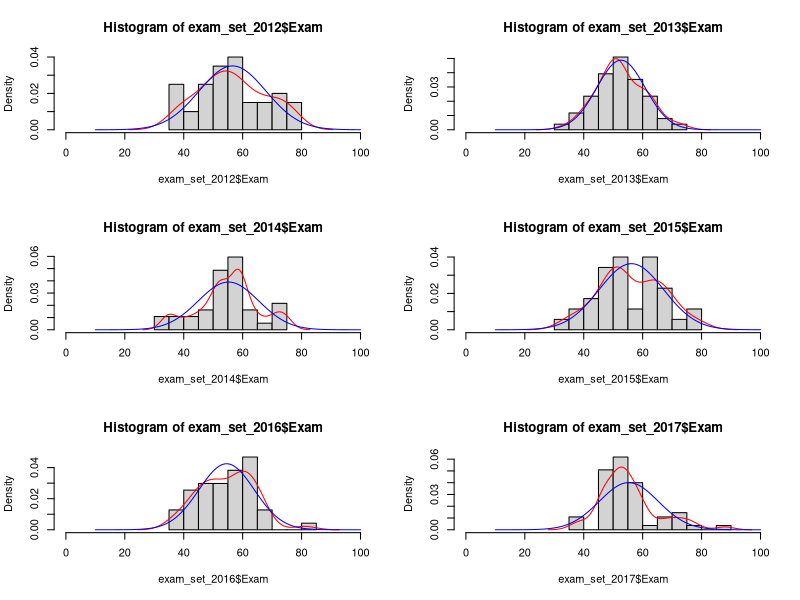
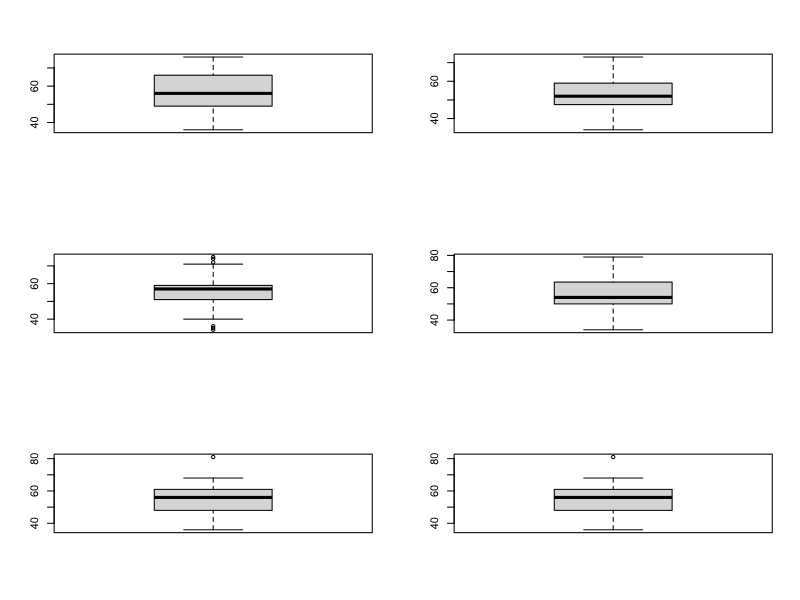
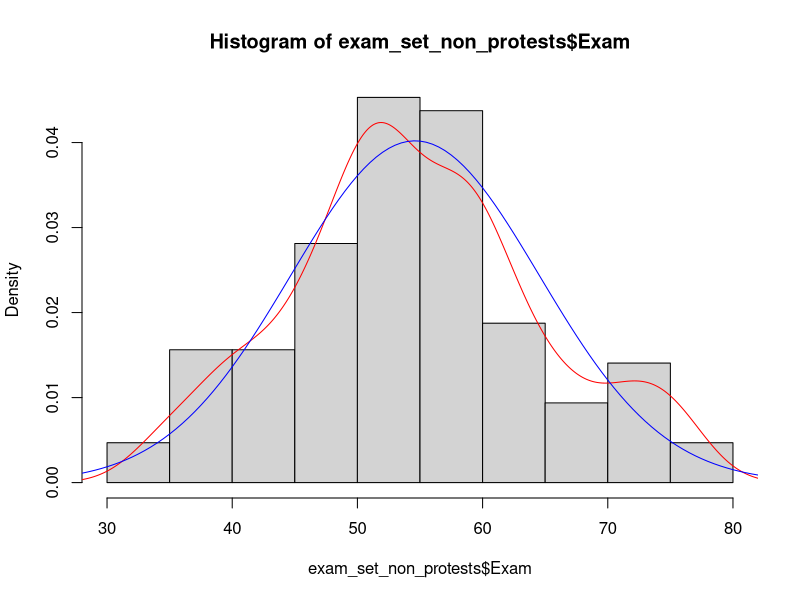
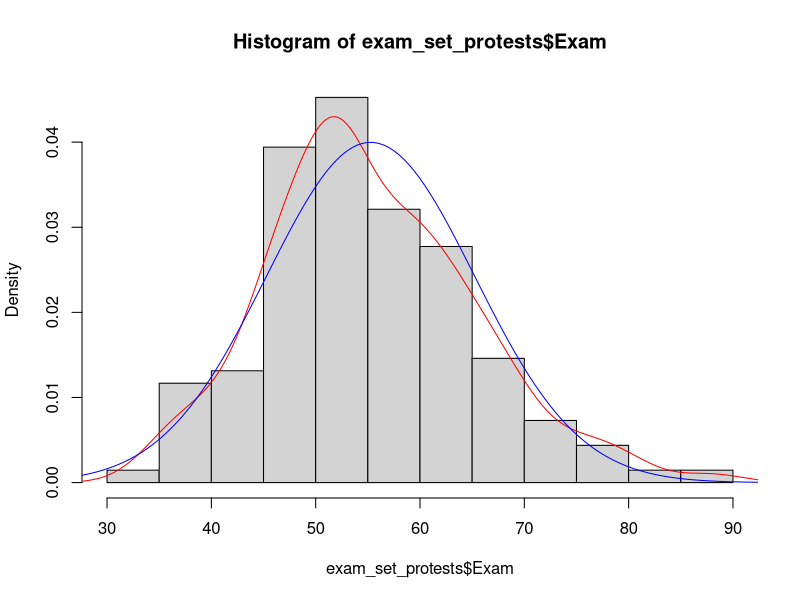
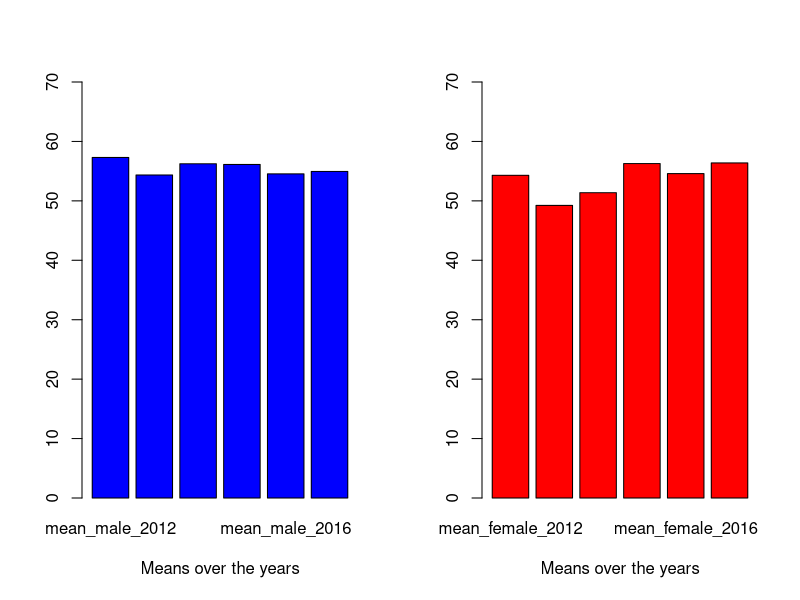
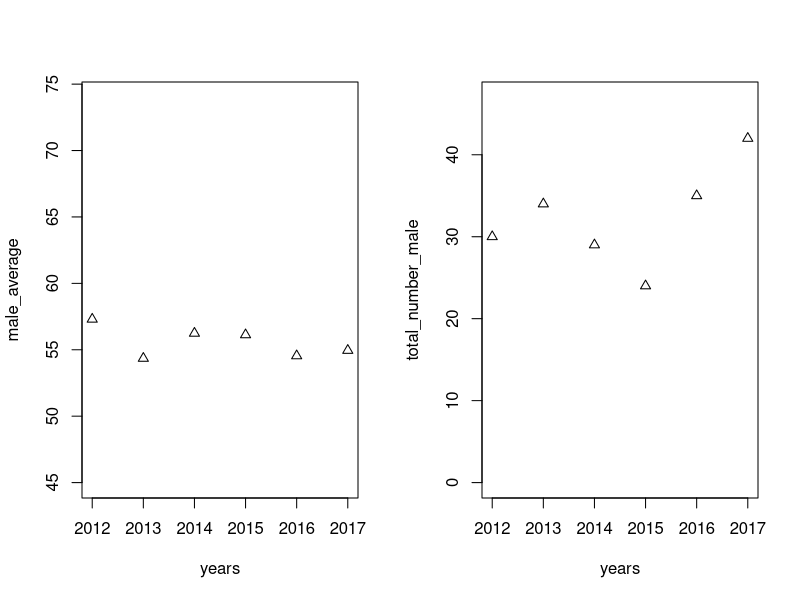
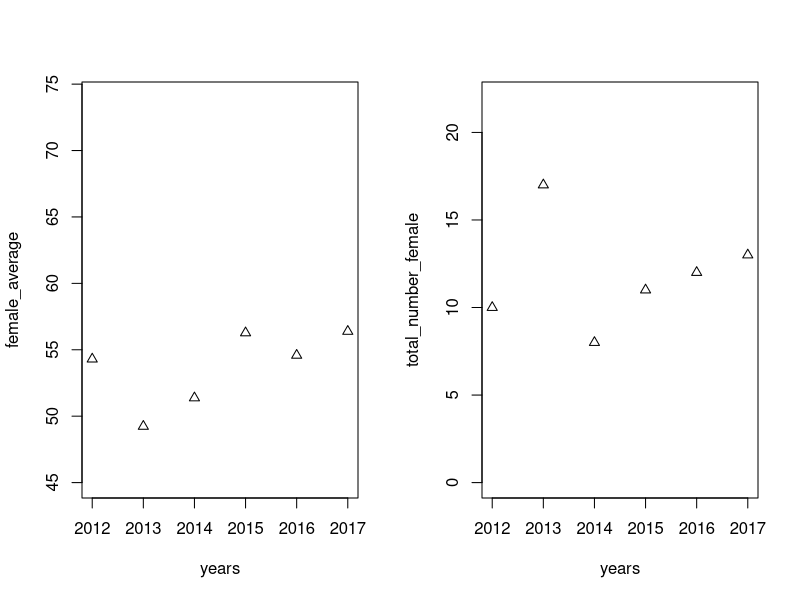
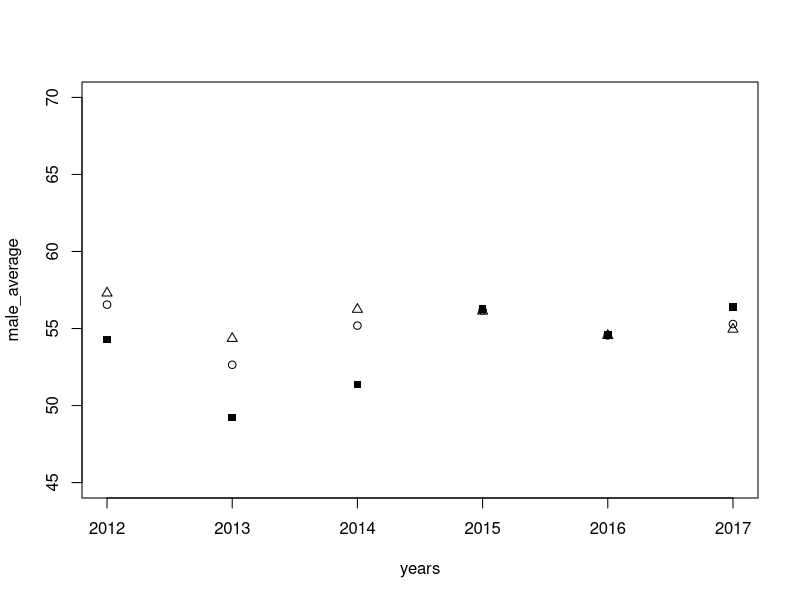

Generate these figures, in order, with R:
rm(list = ls())

BUS4027W_data=read.csv("BUS4027W.xlsx", header = TRUE, sep = ";" )

#need to remove the NA observations
BUS4027W_data<-na.omit(BUS4027W_data)
attach(BUS4027W_data)

ID = BUS4027W_data[2]
exam_set = cbind(BUS4027W_data[1],BUS4027W_data[2], BUS4027W_data[4])

#creating the datasets for exam results
exam_set_2012 = exam_set[which(exam_set$RegAcadYear=="2012"),][-1]
exam_set_2013 = exam_set[which(exam_set$RegAcadYear=="2013"),][-1]
exam_set_2014 = exam_set[which(exam_set$RegAcadYear=="2014"),][-1]
exam_set_2015 = exam_set[which(exam_set$RegAcadYear=="2015"),][-1]
exam_set_2016 = exam_set[which(exam_set$RegAcadYear=="2016"),][-1]
exam_set_2017 = exam_set[which(exam_set$RegAcadYear=="2017"),][-1]

exam_set_non_protests = rbind(exam_set_2012, exam_set_2013, exam_set_2014)
exam_set_protests = rbind(exam_set_2015,exam_set_2016,exam_set_2017)

#plotting the histograms with curves fitted above it
par(mfrow=c(3,2))

hist(exam_set_2012$Exam,freq = FALSE, breaks = 10,xlim=c(0,100))
lines(density(exam_set_2012$Exam), col="red")
lines(seq(10, 100, by=.5), dnorm(seq(10, 100, by=.5),mean(exam_set_2012$Exam), sd(exam_set_2012$Exam)), col="blue")

hist(exam_set_2013$Exam,freq = FALSE, breaks = 10,xlim=c(0,100))
lines(density(exam_set_2013$Exam), col="red")
lines(seq(10, 100, by=.5), dnorm(seq(10, 100, by=.5),mean(exam_set_2013$Exam), sd(exam_set_2013$Exam)), col="blue")

hist(exam_set_2014$Exam,freq = FALSE, breaks = 10,xlim=c(0,100))
lines(density(exam_set_2014$Exam), col="red")
lines(seq(10, 100, by=.5), dnorm(seq(10, 100, by=.5),mean(exam_set_2014$Exam), sd(exam_set_2014$Exam)), col="blue")

hist(exam_set_2015$Exam,freq = FALSE, breaks = 10,xlim=c(0,100))
lines(density(exam_set_2015$Exam), col="red")
lines(seq(10, 100, by=.5), dnorm(seq(10, 100, by=.5),mean(exam_set_2015$Exam), sd(exam_set_2015$Exam)), col="blue")

hist(exam_set_2016$Exam,freq = FALSE, breaks = 10,xlim=c(0,100))
lines(density(exam_set_2016$Exam), col="red")
lines(seq(10, 100, by=.5), dnorm(seq(10, 100, by=.5),mean(exam_set_2016$Exam), sd(exam_set_2016$Exam)), col="blue")

hist(exam_set_2017$Exam,freq = FALSE, breaks = 10,xlim=c(0,100))
lines(density(exam_set_2017$Exam), col="red")
lines(seq(10, 100, by=.5), dnorm(seq(10, 100, by=.5),mean(exam_set_2017$Exam), sd(exam_set_2017$Exam)), col="blue")

boxplot(exam_set_2012$Exam)
boxplot(exam_set_2013$Exam)
boxplot(exam_set_2014$Exam)
boxplot(exam_set_2015$Exam)
boxplot(exam_set_2016$Exam)
boxplot(exam_set_2016$Exam)

par(mfrow=c(1,1))
hist(exam_set_non_protests$Exam,freq = FALSE, breaks = 10)
lines(density(exam_set_non_protests$Exam), col="red")
lines(seq(-40, 400, by=.5), dnorm(seq(-40, 400, by=.5),mean(exam_set_non_protests$Exam), sd(exam_set_non_protests$Exam)), col="blue")

hist(exam_set_protests$Exam,freq = FALSE, breaks = 10)
lines(density(exam_set_protests$Exam), col="red")
lines(seq(-40, 400, by=.5), dnorm(seq(-40, 400, by=.5),mean(exam_set_protests$Exam), sd(exam_set_protests$Exam)), col="blue")

#testing for normallity 
shapiro.test(exam_set_2012$Exam) #p is low, reject normality
ks.test((exam_set_2012$Exam - mean(exam_set_2012$Exam))/sd(exam_set_2012$Exam), 
        "pnorm") #KS says normal

shapiro.test(exam_set_2013$Exam) #p=0.24, accept normality
ks.test((exam_set_2013$Exam - mean(exam_set_2013$Exam))/sd(exam_set_2013$Exam),
        "pnorm") #p=0.6074

shapiro.test(exam_set_2014$Exam) #p=0.69, accept normality
ks.test((exam_set_2014$Exam - mean(exam_set_2014$Exam))/sd(exam_set_2014$Exam), 
        "pnorm") #p=0.9143

shapiro.test(exam_set_2015$Exam) 
ks.test((exam_set_2015$Exam - mean(exam_set_2015$Exam))/sd(exam_set_2015$Exam), 
        "pnorm")

shapiro.test(exam_set_2016$Exam)
ks.test((exam_set_2016$Exam - mean(exam_set_2016$Exam))/sd(exam_set_2016$Exam), "pnorm")

shapiro.test(exam_set_2017$Exam)
ks.test((exam_set_2017$Exam - mean(exam_set_2017$Exam))/sd(exam_set_2017$Exam), "pnorm")

shapiro.test(exam_set_non_protests$Exam)
ks.test((exam_set_non_protests$Exam - mean(exam_set_non_protests$Exam))/sd(exam_set_non_protests$Exam), "pnorm")

shapiro.test(exam_set_protests$Exam)
ks.test((exam_set_protests$Exam - mean(exam_set_protests$Exam))/sd(exam_set_protests$Exam), "pnorm")
# ks.test(exam_set_protests$Exam.Mark,exam_set_non_protests$Exam.Mark) #shows same distribution


#f the p-value is greater than the chosen alpha level, 
#then the null hypothesis that the data came from a normally distributed population can not be rejected
#seems that all are normally dbn except 2012 (and the protest data)

#comparing exam results of different years

#finding the means and sd
mean2012 = mean(exam_set_2012$Exam)
mean2013 = mean(exam_set_2013$Exam)
mean2014 = mean(exam_set_2014$Exam)
mean2015 = mean(exam_set_2015$Exam)
mean2016 = mean(exam_set_2016$Exam)
mean2017 = mean(exam_set_2017$Exam)
mean_non_protests = mean(exam_set_non_protests$Exam)
mean_protests = mean(exam_set_protests$Exam)

sd2012 = sd(exam_set_2012$Exam)
sd2013 = sd(exam_set_2013$Exam)
sd2014 = sd(exam_set_2014$Exam)
sd2015 = sd(exam_set_2015$Exam)
sd2016 = sd(exam_set_2016$Exam)
sd2017 = sd(exam_set_2017$Exam)
sd_non_protests =  sd(exam_set_non_protests$Exam)
sd_protests =  sd(exam_set_protests$Exam)

n1=length(exam_set_protests$Exam)-1 #these are the length less one
n2=length(exam_set_non_protests$Exam)-1

#######
#need to do non-parametic since non-protest is not normally dist
var.test(exam_set_protests$Exam,exam_set_non_protests$Exam, alternative = "two.sided")

F_non_protests_to_protests = (sd_protests^2)/(sd_non_protests^2)
F_test_stat_.1 =  qf(.95, df1=n1, df2=n2)
F_test_stat_.05 =  qf(.975, df1=n1, df2=n2)
F_test_stat_.01 =  qf(.995, df1=n1, df2=n2) #we can see that same variance at the 5% level but not at the 10%

#use function t.test, if the variance is not equal, change the arg "var.equal=FALSE"
t.test(exam_set_protests$Exam,exam_set_non_protests$Exam, alternative = "two.sided",var.equal = TRUE)

pulled_var = ((n1*sd_protests^2)+(n2*sd_non_protests^2))/(n1+n2)
pulled_sd = sqrt(pulled_var)
t_stat = (mean_non_protests-mean_protests)/(pulled_sd*sqrt((1/n1) + (1/n2)))
T_test_stat_.1 = qt(0.95, df= n1+n2)
T_test_stat_.05 = qt(0.975, df= n1+n2)
T_test_stat_.01 = qt(0.995, df= n1+n2) #there is no difference between the overall marks from protest years to non-protest years F and T tests, but data is not normal
#######

exam_set2 = cbind(BUS4027W_data[1],BUS4027W_data[2], BUS4027W_data[4],BUS4027W_data[5] ,BUS4027W_data[7], BUS4027W_data[11], BUS4027W_data[12], BUS4027W_data[14])

##### creating the datasets for exam results for gender devision
exam_set2_2012 = exam_set2[which(exam_set2$RegAcadYear=="2012"),][-1][-1]
exam_set2_2013 = exam_set2[which(exam_set2$RegAcadYear=="2013"),][-1][-1]
exam_set2_2014 = exam_set2[which(exam_set2$RegAcadYear=="2014"),][-1][-1]
exam_set2_2015 = exam_set2[which(exam_set2$RegAcadYear=="2015"),][-1][-1]
exam_set2_2016 = exam_set2[which(exam_set2$RegAcadYear=="2016"),][-1][-1]
exam_set2_2017 = exam_set2[which(exam_set2$RegAcadYear=="2017"),][-1][-1]
#####

#finding the means
mean_male_2012 = mean(exam_set2_2012[which(exam_set2_2012$Gender =="M"),1])
mean_female_2012 = mean(exam_set2_2012[which(exam_set2_2012$Gender =="F"),1])
number_male_2012 = length(exam_set2_2012[which(exam_set2_2012$Gender=="M"),1])
number_female_2012 = length(exam_set2_2012[which(exam_set2_2012$Gender=="F"),1])
average_gender_2012 = cbind(mean_male_2012,mean_female_2012)

mean_male_2013 = mean(exam_set2_2013[which(exam_set2_2013$Gender =="M"),1])
mean_female_2013 = mean(exam_set2_2013[which(exam_set2_2013$Gender =="F"),1])
number_male_2013 = length(exam_set2_2013[which(exam_set2_2013$Gender=="M"),1])
number_female_2013 = length(exam_set2_2013[which(exam_set2_2013$Gender=="F"),1])
average_gender_2013 = cbind(mean_male_2013,mean_female_2013)

mean_male_2014 = mean(exam_set2_2014[which(exam_set2_2014$Gender =="M"),1])
mean_female_2014 = mean(exam_set2_2014[which(exam_set2_2014$Gender =="F"),1])
number_male_2014 = length(exam_set2_2014[which(exam_set2_2014$Gender=="M"),1])
number_female_2014 = length(exam_set2_2014[which(exam_set2_2014$Gender=="F"),1])
average_gender_2014 = cbind(mean_male_2014,mean_female_2014)

mean_male_2015 = mean(exam_set2_2015[which(exam_set2_2015$Gender =="M"),1])
mean_female_2015 = mean(exam_set2_2015[which(exam_set2_2015$Gender =="F"),1])
number_male_2015 = length(exam_set2_2015[which(exam_set2_2015$Gender=="M"),1])
number_female_2015 = length(exam_set2_2015[which(exam_set2_2015$Gender=="F"),1])
average_gender_2015 = cbind(mean_male_2015,mean_female_2015)

mean_male_2016 = mean(exam_set2_2016[which(exam_set2_2016$Gender =="M"),1])
mean_female_2016 = mean(exam_set2_2016[which(exam_set2_2016$Gender =="F"),1])
number_male_2016 = length(exam_set2_2016[which(exam_set2_2016$Gender=="M"),1])
number_female_2016 = length(exam_set2_2016[which(exam_set2_2016$Gender=="F"),1])
average_gender_2016 = cbind(mean_male_2016,mean_female_2016)

mean_male_2017 = mean(exam_set2_2017[which(exam_set2_2017$Gender =="M"),1])
mean_female_2017 = mean(exam_set2_2017[which(exam_set2_2017$Gender =="F"),1])
number_male_2017 = length(exam_set2_2017[which(exam_set2_2017$Gender=="M"),1])
number_female_2017 = length(exam_set2_2017[which(exam_set2_2017$Gender=="F"),1])
average_gender_2017 = cbind(mean_male_2017,mean_female_2017)

total_average = c(mean(exam_set2_2012$Exam),mean(exam_set2_2013$Exam),mean(exam_set2_2014$Exam),mean(exam_set2_2015$Exam),mean(exam_set2_2016$Exam),mean(exam_set2_2017$Exam))
male_average=c(mean_male_2012,mean_male_2013,mean_male_2014,mean_male_2015,mean_male_2016,mean_male_2017)
female_average=c(mean_female_2012,mean_female_2013,mean_female_2014,mean_female_2015,mean_female_2016,mean_female_2017)
total_number_male = c(number_male_2012,number_male_2013,number_male_2014,number_male_2015,number_male_2016,number_male_2017)
total_number_female = c(number_female_2012,number_female_2013,number_female_2014,number_female_2015,number_female_2016,number_female_2017)
years=c(2012,2013,2014,2015,2016,2017)

#plotting
par(mfrow=c(1,2))
barplot(cbind(mean_male_2012,mean_male_2013,mean_male_2014,mean_male_2015,mean_male_2016,mean_male_2017),width = 0.2,ylim = c(0,70),col = c("blue","red"), xlab = "Means over the years")
barplot(cbind(mean_female_2012,mean_female_2013,mean_female_2014,mean_female_2015,mean_female_2016,mean_female_2017),width = 0.2,ylim = c(0,70),col = c("red"), xlab = "Means over the years")

plot(male_average~years, type = "p",pch=2,ylim=c(45,74))
plot(total_number_male~years, type = "p",pch=2, ylim=c(0,max(total_number_male)+5))
plot(female_average~years, type = "p",pch=2,ylim=c(45,74))
plot(total_number_female~years, type = "p",pch=2, ylim=c(0,max(total_number_female)+5))

par(mfrow=c(1,1))
plot(male_average~years,type = "p",pch=2,ylim=c(45,70))
points(female_average~years,pch=15)
points(total_average~years)

#testing differences
male_marks_non_protests = c(exam_set2_2012[which(exam_set2_2012$Gender =="M"),1] ,exam_set2_2013[which(exam_set2_2013$Gender =="M"),1],exam_set2_2014[which(exam_set2_2014$Gender =="M"),1])
female_marks_non_protests = c(exam_set2_2012[which(exam_set2_2012$Gender =="F"),1] ,exam_set2_2013[which(exam_set2_2013$Gender =="F"),1],exam_set2_2014[which(exam_set2_2014$Gender =="F"),1])
male_marks_protests = c(exam_set2_2015[which(exam_set2_2015$Gender =="M"),1],exam_set2_2016[which(exam_set2_2016$Gender =="M"),1] ,exam_set2_2017[which(exam_set2_2017$Gender =="M"),1] )
female_marks_protests = c(exam_set2_2015[which(exam_set2_2015$Gender =="F"),1],exam_set2_2016[which(exam_set2_2016$Gender =="F"),1] ,exam_set2_2017[which(exam_set2_2017$Gender =="F"),1] )

par(mfrow=c(1,2))
hist(male_marks_non_protests,freq = FALSE, breaks = 10)
lines(density(male_marks_non_protests), col="red")
lines(seq(-40, 400, by=.5), dnorm(seq(-40, 400, by=.5),mean(male_marks_non_protests), sd(male_marks_non_protests)), col="blue")
shapiro.test(male_marks_non_protests)
ks.test((male_marks_non_protests - mean(male_marks_non_protests))/sd(male_marks_non_protests), "pnorm")

hist(male_marks_protests,freq = FALSE, breaks = 10)
lines(density(male_marks_protests), col="red")
lines(seq(-40, 400, by=.5), dnorm(seq(-40, 400, by=.5),mean(male_marks_protests), sd(male_marks_protests)), col="blue")
shapiro.test(male_marks_protests)
ks.test((male_marks_protests - mean(male_marks_protests))/sd(male_marks_protests), "pnorm")

hist(female_marks_non_protests,freq = FALSE, breaks = 10)
lines(density(female_marks_non_protests), col="red")
lines(seq(-40, 400, by=.5), dnorm(seq(-40, 400, by=.5),mean(female_marks_non_protests), sd(female_marks_non_protests)), col="blue")
shapiro.test(female_marks_non_protests)
ks.test((female_marks_non_protests - mean(female_marks_non_protests))/sd(female_marks_non_protests), "pnorm")

hist(female_marks_protests,freq = FALSE, breaks = 10)
lines(density(female_marks_protests), col="red")
lines(seq(-40, 400, by=.5), dnorm(seq(-40, 400, by=.5),mean(female_marks_protests), sd(female_marks_protests)), col="blue")
shapiro.test(female_marks_protests)
ks.test((female_marks_protests - mean(female_marks_protests))/sd(female_marks_protests), "pnorm")

male_mean_non_protests = mean(male_marks_non_protests)
male_mean_protests = mean(male_marks_protests)
female_mean_non_protests = mean(female_marks_non_protests)
female_mean_protests = mean(female_marks_protests)

male_sd_non_protests = sd(male_marks_non_protests)
male_sd_protests = sd(male_marks_protests)
female_sd_non_protests = sd(female_marks_non_protests)
female_sd_protests = sd(female_marks_protests)

#####
#Cannot conduct male mean test since non protest years are not normal dist
#male test

n1=length(male_marks_non_protests)-1
n2=length(male_marks_protests)-1

F_non_protests_to_protests = (male_sd_non_protests^2)/(male_sd_protests^2)
F_test_stat_.1 =  qf(.95, df1=n1, df2=n2)
F_test_stat_.05 =  qf(.975, df1=n1, df2=n2)
F_test_stat_.01 =  qf(.995, df1=n1, df2=n2) #we cannot say they have the same variance

#t_stat = (male_mean_non_protests-male_mean_protests)/(sqrt((male_sd_non_protests^2/n1) + (male_sd_protests^2/n2)))
#n = (((male_sd_non_protests^2/(n1+1))+(male_sd_protests^2/(n2+1)))^2)/((((male_sd_non_protests^2/(n1+1))^2)/(n1+2))+(((male_sd_protests^2/(n2+1))^2)/(n2+2))) - 2

pulled_var = ((n1*male_sd_non_protests^2)+(n2*male_sd_protests^2))/(n1+n2)
pulled_sd = sqrt(pulled_var)
t_stat = (male_mean_non_protests-male_mean_protests)/(pulled_sd*sqrt((1/n1) + (1/n2)))
T_test_stat_.1 = qt(0.95, df= n1+n2)
T_test_stat_.05 = qt(0.975, df= n1+n2)
T_test_stat_.01 = qt(0.995, df= n1+n2) #no difference male test
#####
#female test

n1=length(female_marks_protests)-1
n2=length(female_marks_non_protests)-1

var.test(female_marks_non_protests, female_marks_protests, alternative = "two.sided")
#variance are equal

F_non_protests_to_protests = (female_sd_protests^2)/(female_sd_non_protests^2)
F_test_stat_.1 =  qf(.95, df1=n1, df2=n2)
F_test_stat_.05 =  qf(.975, df1=n1, df2=n2)
F_test_stat_.01 =  qf(.995, df1=n1, df2=n2) #we can say same variacne

pulled_var = ((n1*female_sd_protests^2)+(n2*female_sd_non_protests^2))/(n1+n2)
pulled_sd = sqrt(pulled_var)

t.test(female_marks_non_protests, female_marks_protests, alternative = "two.sided", var.equal = TRUE)
#p=0.4148.. there is a differences in the mean


t_stat = (female_mean_protests-female_mean_non_protests)/(pulled_sd*sqrt((1/n1) + (1/n2)))
T_test_stat_.1 = qt(0.95, df= n1+n2)
T_test_stat_.05 = qt(0.975, df= n1+n2)
T_test_stat_.01 = qt(0.995, df= n1+n2) #no differnce in means

#no change in mark for gender

#colour devisions:

mean_black_2012 = mean(exam_set2_2012[which(exam_set2_2012$Population.Group =="Black"),1])
number_black_2012 = length(exam_set2_2012[which(exam_set2_2012$Population.Group =="Black"),1])
mean_chinese_2012 = mean(exam_set2_2012[which(exam_set2_2012$Population.Group =="Chinese"),1])
number_chinese_2012 = length(exam_set2_2012[which(exam_set2_2012$Population.Group =="Chinese"),1])
mean_coloured_2012 = mean(exam_set2_2012[which(exam_set2_2012$Population.Group =="Coloured"),1])
number_coloured_2012 = length(exam_set2_2012[which(exam_set2_2012$Population.Group =="Coloured"),1])
mean_indian_2012 = mean(exam_set2_2012[which(exam_set2_2012$Population.Group =="Indian"),1])
number_indian_2012 = length(exam_set2_2012[which(exam_set2_2012$Population.Group =="Indian"),1])
mean_white_2012 = mean(exam_set2_2012[which(exam_set2_2012$Population.Group =="White"),1])
number_white_2012 = length(exam_set2_2012[which(exam_set2_2012$Population.Group =="White"),1])

mean_black_2013 = mean(exam_set2_2013[which(exam_set2_2013$Population.Group =="Black"),1])
number_black_2013 = length(exam_set2_2013[which(exam_set2_2013$Population.Group =="Black"),1])
mean_chinese_2013 = mean(exam_set2_2013[which(exam_set2_2013$Population.Group =="Chinese"),1])
number_chinese_2013 = length(exam_set2_2013[which(exam_set2_2013$Population.Group =="Chinese"),1])
mean_coloured_2013 = mean(exam_set2_2013[which(exam_set2_2013$Population.Group =="Coloured"),1])
number_coloured_2013 = length(exam_set2_2013[which(exam_set2_2013$Population.Group =="Coloured"),1])
mean_indian_2013 = mean(exam_set2_2013[which(exam_set2_2013$Population.Group =="Indian"),1])
number_indian_2013 = length(exam_set2_2012[which(exam_set2_2012$Population.Group =="Indian"),1])
mean_white_2013 = mean(exam_set2_2013[which(exam_set2_2013$Population.Group =="White"),1])
number_white_2013 = length(exam_set2_2012[which(exam_set2_2012$Population.Group =="White"),1])

mean_black_2014 = mean(exam_set2_2014[which(exam_set2_2014$Population.Group =="Black"),1])
number_black_2014 = length(exam_set2_2014[which(exam_set2_2014$Population.Group =="Black"),1])
mean_chinese_2014 = mean(exam_set2_2014[which(exam_set2_2014$Population.Group =="Chinese"),1])
number_chinese_2014 = length(exam_set2_2014[which(exam_set2_2014$Population.Group =="Chinese"),1])
mean_coloured_2014 = mean(exam_set2_2014[which(exam_set2_2014$Population.Group =="Coloured"),1])
number_coloured_2014 = length(exam_set2_2014[which(exam_set2_2014$Population.Group =="Coloured"),1])
mean_indian_2014 = mean(exam_set2_2014[which(exam_set2_2014$Population.Group =="Indian"),1])
number_indian_2014 = length(exam_set2_2014[which(exam_set2_2014$Population.Group =="Indian"),1])
mean_white_2014 = mean(exam_set2_2014[which(exam_set2_2014$Population.Group =="White"),1])
number_white_2014 = length(exam_set2_2014[which(exam_set2_2014$Population.Group =="White"),1])

mean_black_2015 = mean(exam_set2_2015[which(exam_set2_2015$Population.Group =="Black"),1])
number_black_2015 = length(exam_set2_2015[which(exam_set2_2015$Population.Group =="Black"),1])
mean_chinese_2015 = mean(exam_set2_2015[which(exam_set2_2015$Population.Group =="Chinese"),1])
number_chinese_2015 = length(exam_set2_2015[which(exam_set2_2015$Population.Group =="Chinese"),1])
mean_coloured_2015 = mean(exam_set2_2015[which(exam_set2_2015$Population.Group =="Coloured"),1])
number_coloured_2015 = length(exam_set2_2015[which(exam_set2_2015$Population.Group =="Coloured"),1])
mean_indian_2015 = mean(exam_set2_2015[which(exam_set2_2015$Population.Group =="Indian"),1])
number_indian_2015 = length(exam_set2_2015[which(exam_set2_2015$Population.Group =="Indian"),1])
mean_white_2015 = mean(exam_set2_2015[which(exam_set2_2015$Population.Group =="White"),1])
number_white_2015 = length(exam_set2_2015[which(exam_set2_2015$Population.Group =="White"),1])

mean_black_2016 = mean(exam_set2_2016[which(exam_set2_2016$Population.Group =="Black"),1])
number_black_2016 = length(exam_set2_2016[which(exam_set2_2016$Population.Group =="Black"),1])
mean_chinese_2016 = mean(exam_set2_2016[which(exam_set2_2016$Population.Group =="Chinese"),1])
number_chinese_2016 = length(exam_set2_2016[which(exam_set2_2016$Population.Group =="Chinese"),1])
mean_coloured_2016 = mean(exam_set2_2016[which(exam_set2_2016$Population.Group =="Coloured"),1])
number_coloured_2016 = length(exam_set2_2016[which(exam_set2_2016$Population.Group =="Coloured"),1])
mean_indian_2016 = mean(exam_set2_2016[which(exam_set2_2016$Population.Group =="Indian"),1])
number_indian_2016 = length(exam_set2_2016[which(exam_set2_2016$Population.Group =="Indian"),1])
mean_white_2016 = mean(exam_set2_2016[which(exam_set2_2016$Population.Group =="White"),1])
number_white_2016 = length(exam_set2_2016[which(exam_set2_2016$Population.Group =="White"),1])

mean_black_2017 = mean(exam_set2_2017[which(exam_set2_2017$Population.Group =="Black"),1])
number_black_2017 = length(exam_set2_2017[which(exam_set2_2017$Population.Group =="Black"),1])
mean_chinese_2017 = mean(exam_set2_2017[which(exam_set2_2017$Population.Group =="Chinese"),1])
number_chinese_2017 = length(exam_set2_2017[which(exam_set2_2017$Population.Group =="Chinese"),1])
mean_coloured_2017 = mean(exam_set2_2017[which(exam_set2_2017$Population.Group =="Coloured"),1])
number_coloured_2017 = length(exam_set2_2017[which(exam_set2_2017$Population.Group =="Coloured"),1])
mean_indian_2017 = mean(exam_set2_2017[which(exam_set2_2017$Population.Group =="Indian"),1])
number_indian_2017 = length(exam_set2_2017[which(exam_set2_2017$Population.Group =="Indian"),1])
mean_white_2017 = mean(exam_set2_2017[which(exam_set2_2017$Population.Group =="White"),1])
number_white_2017 = length(exam_set2_2017[which(exam_set2_2017$Population.Group =="White"),1])

black_average=c(mean_black_2012,mean_black_2013,mean_black_2014,mean_black_2015,mean_black_2016,mean_black_2017)
chinese_average=c(mean_chinese_2012,mean_chinese_2013,mean_chinese_2014,mean_chinese_2015,mean_chinese_2016,mean_chinese_2017)
coloured_average=c(mean_coloured_2012,mean_coloured_2013,mean_coloured_2014,mean_coloured_2015,mean_coloured_2016,mean_coloured_2017)
indian_average = c(mean_indian_2012,mean_indian_2013,mean_indian_2014,mean_indian_2015,mean_indian_2016,mean_indian_2017)
white_average = c(mean_white_2012,mean_white_2013,mean_white_2014,mean_white_2015,mean_white_2016,mean_white_2017)

black_number = c(number_black_2012,number_black_2013,number_black_2014,number_black_2015,number_black_2016,number_black_2017)
chinese_number = c(number_chinese_2012,number_chinese_2013,number_chinese_2014,number_chinese_2015,number_chinese_2016,number_chinese_2017)
coloured_number = c(number_coloured_2012,number_coloured_2013, number_coloured_2014, number_coloured_2015,number_coloured_2016,number_coloured_2017)
indian_number = c(number_indian_2012,number_indian_2013,number_indian_2014,number_indian_2015,number_indian_2016,number_indian_2017)
white_number = c(number_white_2012,number_white_2013,number_white_2014,number_white_2015,number_white_2016,number_white_2017)

years=c(2012,2013,2014,2015,2016,2017)
par(mfrow=c(1,2))
plot(black_average~years,type = "p",pch=2,ylim=c(45,74))
plot(black_number~years,type = "p",pch=2, ylim=c(0,max(black_number)+5))
plot(chinese_average~years,type = "p",pch=2,ylim=c(45,74))
plot(chinese_number~years,type = "p",pch=2, ylim=c(0,max(chinese_number)+5))
plot(coloured_average~years,type = "p",pch=2,ylim=c(45,74))
plot(coloured_number~years,type = "p",pch=2, ylim=c(0,max(coloured_number)+5))
plot(indian_average~years,type = "p",pch=2,ylim=c(45,74))
plot(indian_number~years,type = "p",pch=2, ylim=c(0,max(indian_number)+5))
plot(white_average~years,type = "p",pch=2,ylim=c(45,74))
plot(white_number~years,type = "p",pch=2 , ylim=c(0,max(white_number)+5))

par(mfrow=c(1,1))
plot(black_average~years,type = "p",pch=1,ylim=c(45,74))
points(indian_average~years,pch=4,col="green")
points(white_average~years,pch=5,col="purple")

white_non_protests = c(exam_set2_2012[which(exam_set2_2012$Population.Group =="White"),1],exam_set2_2013[which(exam_set2_2013$Population.Group =="White"),1],exam_set2_2014[which(exam_set2_2014$Population.Group =="White"),1])
white_protests = c(exam_set2_2015[which(exam_set2_2015$Population.Group =="White"),1],exam_set2_2016[which(exam_set2_2016$Population.Group =="White"),1],exam_set2_2017[which(exam_set2_2017$Population.Group =="White"),1])
black_non_protests = c(exam_set2_2012[which(exam_set2_2012$Population.Group =="Black"),1],exam_set2_2013[which(exam_set2_2013$Population.Group =="Black"),1],exam_set2_2014[which(exam_set2_2014$Population.Group =="Black"),1])
black_protests = c(exam_set2_2015[which(exam_set2_2015$Population.Group =="Black"),1],exam_set2_2016[which(exam_set2_2016$Population.Group =="Black"),1],exam_set2_2017[which(exam_set2_2017$Population.Group =="Black"),1])
indian_non_protests = c(exam_set2_2012[which(exam_set2_2012$Population.Group =="Indian"),1],exam_set2_2013[which(exam_set2_2013$Population.Group =="Indian"),1],exam_set2_2014[which(exam_set2_2014$Population.Group =="Indian"),1])
indian_protests = c(exam_set2_2015[which(exam_set2_2015$Population.Group =="Indian"),1],exam_set2_2016[which(exam_set2_2016$Population.Group =="Indian"),1],exam_set2_2017[which(exam_set2_2017$Population.Group =="Indian"),1])

mean_white_non_protests = mean(white_non_protests)
mean_white_protest = mean(white_protests)
mean_black_non_protests = mean(black_non_protests)
mean_black_protest = mean(black_protests)
mean_indian_non_protests = mean(indian_non_protests)
mean_indian_protest = mean(indian_protests)

protests_status = c("protest","non_protest")
xx=barplot(cbind(mean_white_non_protests,mean_white_protest),ylim = c(0,70),names.arg = c("Mean white no protests","Mean white protests"))
text(x = xx, y = cbind(mean_white_non_protests,mean_white_protest),labels = round(cbind(mean_white_non_protests,mean_white_protest),4), pos = 3, cex = 0.8, col = "red")

xx=barplot(cbind(mean_black_non_protests,mean_black_protest),ylim = c(0,70),names.arg = c("Mean black no protests","Mean black protests"))
text(x = xx, y = cbind(mean_black_non_protests,mean_black_protest),labels = round(cbind(mean_black_non_protests,mean_black_protest),4), pos = 3, cex = 0.8, col = "red")

xx=barplot(cbind(mean_indian_non_protests,mean_indian_protest),ylim = c(0,70),names.arg = c("Mean indian no protests","Mean indian protests"))
text(x = xx, y = cbind(mean_indian_non_protests,mean_indian_protest),labels = round(cbind(mean_indian_non_protests,mean_indian_protest),4), pos = 3, cex = 0.8, col = "red")

hist(black_non_protests,freq = FALSE, breaks = 10)
lines(density(black_non_protests), col="red")
lines(seq(-40, 400, by=.5), dnorm(seq(-40, 400, by=.5),mean(black_non_protests), sd(black_non_protests)), col="blue")
shapiro.test(black_non_protests)
ks.test((black_non_protests - mean(black_non_protests))/sd(black_non_protests), "pnorm")

hist(black_protests,freq = FALSE, breaks = 10)
lines(density(black_protests), col="red")
lines(seq(-40, 400, by=.5), dnorm(seq(-40, 400, by=.5),mean(black_protests), sd(black_protests)), col="blue")
shapiro.test(black_protests)
ks.test((black_protests - mean(black_protests))/sd(black_protests), "pnorm")

sd_black_non_protests = sd(black_non_protests)
sd_black_protests = sd(black_protests)

n1=length(black_non_protests)-1
n2=length(black_protests)-1

var.test(black_protests, black_non_protests, alternative = "two.sided")
#equal variances

F_non_protests_to_protests = (sd_black_non_protests^2)/(sd_black_protests^2)
F_test_stat_.1 =  qf(.95, df1=n1, df2=n2)
F_test_stat_.05 =  qf(.975, df1=n1, df2=n2)
F_test_stat_.01 =  qf(.995, df1=n1, df2=n2) #we can say same variacne

pulled_var = ((n1*sd_black_non_protests ^2)+(n2*sd_black_protests^2))/(n1+n2)
pulled_sd = sqrt(pulled_var)

t.test(black_protests, black_non_protests, alternative = "two.sided", var.equal = TRUE)
#same means

t_stat = (mean_black_non_protests-mean_black_protest)/(pulled_sd*sqrt((1/n1) + (1/n2)))
T_test_stat_.1 = qt(0.95, df= n1+n2)
T_test_stat_.05 = qt(0.975, df= n1+n2)
T_test_stat_.01 = qt(0.995, df= n1+n2) #no differnce in means

#creating database for exemption createria 
exemption_set = cbind(BUS4027W_data[1],BUS4027W_data[2], BUS4027W_data[5])

exemption_set_2012 = exemption_set[which(exemption_set$RegAcadYear=="2012"),][-1]
exemption_set_2013 = exemption_set[which(exemption_set$RegAcadYear=="2013"),][-1]
exemption_set_2014 = exemption_set[which(exemption_set$RegAcadYear=="2014"),][-1]
exemption_set_2015 = exemption_set[which(exemption_set$RegAcadYear=="2015"),][-1]
exemption_set_2016 = exemption_set[which(exemption_set$RegAcadYear=="2016"),][-1]
exemption_set_2017 = exemption_set[which(exemption_set$RegAcadYear=="2017"),][-1]

number_exemption_2012 = length(which(exemption_set_2012 == "E"))
number_exemption_2013 = length(which(exemption_set_2013 == "E"))
number_exemption_2014 = length(which(exemption_set_2014 == "E"))
number_exemption_2015 = length(which(exemption_set_2015 == "E"))
number_exemption_2016 = length(which(exemption_set_2016 == "E"))
number_exemption_2017 = length(which(exemption_set_2017 == "E"))

obs_exemption_2012 = nrow(exemption_set_2012)
obs_exemption_2013 = nrow(exemption_set_2013)
obs_exemption_2014 = nrow(exemption_set_2014)
obs_exemption_2015 = nrow(exemption_set_2015)
obs_exemption_2016 = nrow(exemption_set_2016)
obs_exemption_2017 = nrow(exemption_set_2017)

prop_exemption_2012 = number_exemption_2012/obs_exemption_2012
prop_exemption_2013 = number_exemption_2013/obs_exemption_2013
prop_exemption_2014 = number_exemption_2014/obs_exemption_2014
prop_exemption_2015 = number_exemption_2015/obs_exemption_2015
prop_exemption_2016 = number_exemption_2016/obs_exemption_2016
prop_exemption_2017 = number_exemption_2017/obs_exemption_2017

#plotting exemption graphs
year = cbind(2012,2013,2014,2015,2016,2017)
total_number_exemptions = cbind(number_exemption_2012,number_exemption_2013,number_exemption_2014,number_exemption_2015,number_exemption_2016,number_exemption_2017)

total_prop_exemptions = cbind(prop_exemption_2012,prop_exemption_2013,prop_exemption_2014,prop_exemption_2015,prop_exemption_2016,prop_exemption_2017)

par(mfrow=c(1,2))
plot(year, total_number_exemptions, type = "h", ylim=c(0, 50))
plot(year, total_prop_exemptions, type = "h", ylim=c(0, .8))

par(mfrow=c(1,1))
prop_protest_years = (number_exemption_2016+number_exemption_2017+number_exemption_2015)/(obs_exemption_2016+obs_exemption_2017+obs_exemption_2015)
prop_non_portest_years = (number_exemption_2012+number_exemption_2013+number_exemption_2014)/(obs_exemption_2012+obs_exemption_2013+obs_exemption_2014)
y=c(prop_protest_years,prop_non_portest_years)
xx=barplot(as.numeric(y),ylim = c(0,0.6),names.arg = c("Protest years","No Protest years"),axisnames = TRUE )
text(x = xx, y = y,labels = round(y,4), pos = 3, cex = 0.8, col = "red")

pulled_prop = (number_exemption_2016+number_exemption_2017+number_exemption_2015+number_exemption_2012+number_exemption_2013+number_exemption_2014)/(obs_exemption_2012+obs_exemption_2013+obs_exemption_2014+obs_exemption_2016+obs_exemption_2017+obs_exemption_2015)
n1=(obs_exemption_2012+obs_exemption_2013+obs_exemption_2014)^(-1)
n2= (obs_exemption_2016+obs_exemption_2017+obs_exemption_2015)^(-1)
x = sqrt(pulled_prop*(1-pulled_prop)*(n1+n2))
test_stat = (prop_non_portest_years-prop_protest_years)/(x) #thus no strong evedience to reject h0

exemption_set2 = cbind(BUS4027W_data[1],BUS4027W_data[2], BUS4027W_data[6],BUS4027W_data[9], BUS4027W_data[11], BUS4027W_data[12], BUS4027W_data[14])

#creating the datasets for exemption division stages
exemption_set2_2012 = exemption_set2[which(exemption_set2$RegAcadYear=="2012"),][-1][-1]
exemption_set2_2013 = exemption_set2[which(exemption_set2$RegAcadYear=="2013"),][-1][-1]
exemption_set2_2014 = exemption_set2[which(exemption_set2$RegAcadYear=="2014"),][-1][-1]
exemption_set2_2015 = exemption_set2[which(exemption_set2$RegAcadYear=="2015"),][-1][-1]
exemption_set2_2016 = exemption_set2[which(exemption_set2$RegAcadYear=="2016"),][-1][-1]
exemption_set2_2017 = exemption_set2[which(exemption_set2$RegAcadYear=="2017"),][-1][-1]

exemption_set2_2012 = exemption_set2_2012[which(exemption_set2_2012$Exemption=="E"),]
exemption_set2_2013 = exemption_set2_2013[which(exemption_set2_2013$Exemption=="E"),]
exemption_set2_2014 = exemption_set2_2014[which(exemption_set2_2014$Exemption=="E"),]
exemption_set2_2015 = exemption_set2_2015[which(exemption_set2_2015$Exemption=="E"),]
exemption_set2_2016 = exemption_set2_2016[which(exemption_set2_2016$Exemption=="E"),]
exemption_set2_2017 = exemption_set2_2017[which(exemption_set2_2017$Exemption=="E"),]

#finding the numbers
number_exemption_2012_male = length(exemption_set2_2012[which(exemption_set2_2012$Gender == "M"),1])
number_exemption_2012_female = length(exemption_set2_2012[which(exemption_set2_2012$Gender == "F"),1])
number_exemption_2012_black = length(exemption_set2_2012[which(exemption_set2_2012$Population.Group == "Black"),1])
number_exemption_2012_indian = length(exemption_set2_2012[which(exemption_set2_2012$Population.Group == "Indian"),1])
number_exemption_2012_white = length(exemption_set2_2012[which(exemption_set2_2012$Population.Group == "White"),1])

number_exemption_2013_male = length(exemption_set2_2013[which(exemption_set2_2013$Gender == "M"),1])
number_exemption_2013_female = length(exemption_set2_2013[which(exemption_set2_2013$Gender == "F"),1])
number_exemption_2013_black = length(exemption_set2_2013[which(exemption_set2_2013$Population.Group == "Black"),1])
number_exemption_2013_indian = length(exemption_set2_2013[which(exemption_set2_2013$Population.Group == "Indian"),1])
number_exemption_2013_white = length(exemption_set2_2013[which(exemption_set2_2013$Population.Group == "White"),1])

number_exemption_2014_male = length(exemption_set2_2014[which(exemption_set2_2014$Gender == "M"),1])
number_exemption_2014_female = length(exemption_set2_2014[which(exemption_set2_2014$Gender == "F"),1])
number_exemption_2014_black = length(exemption_set2_2014[which(exemption_set2_2014$Population.Group == "Black"),1])
number_exemption_2014_indian = length(exemption_set2_2014[which(exemption_set2_2014$Population.Group == "Indian"),1])
number_exemption_2014_white = length(exemption_set2_2014[which(exemption_set2_2014$Population.Group == "White"),1])

number_exemption_2015_male = length(exemption_set2_2015[which(exemption_set2_2015$Gender == "M"),1])
number_exemption_2015_female = length(exemption_set2_2015[which(exemption_set2_2015$Gender == "F"),1])
number_exemption_2015_black = length(exemption_set2_2015[which(exemption_set2_2015$Population.Group == "Black"),1])
number_exemption_2015_indian = length(exemption_set2_2015[which(exemption_set2_2015$Population.Group == "Indian"),1])
number_exemption_2015_white = length(exemption_set2_2015[which(exemption_set2_2015$Population.Group == "White"),1])

number_exemption_2016_male = length(exemption_set2_2016[which(exemption_set2_2016$Gender == "M"),1])
number_exemption_2016_female = length(exemption_set2_2016[which(exemption_set2_2016$Gender == "F"),1])
number_exemption_2016_black = length(exemption_set2_2016[which(exemption_set2_2016$Population.Group == "Black"),1])
number_exemption_2016_indian = length(exemption_set2_2016[which(exemption_set2_2016$Population.Group == "Indian"),1])
number_exemption_2016_white = length(exemption_set2_2016[which(exemption_set2_2016$Population.Group == "White"),1])

number_exemption_2017_male = length(exemption_set2_2017[which(exemption_set2_2017$Gender == "M"),1])
number_exemption_2017_female = length(exemption_set2_2017[which(exemption_set2_2017$Gender == "F"),1])
number_exemption_2017_black = length(exemption_set2_2017[which(exemption_set2_2017$Population.Group == "Black"),1])
number_exemption_2017_indian = length(exemption_set2_2017[which(exemption_set2_2017$Population.Group == "Indian"),1])
number_exemption_2017_white = length(exemption_set2_2017[which(exemption_set2_2017$Population.Group == "White"),1])

exemption_set2 = cbind(BUS4027W_data[1],BUS4027W_data[2], BUS4027W_data[6],BUS4027W_data[9], BUS4027W_data[11], BUS4027W_data[12], BUS4027W_data[14])

#creating the datasets for exam results for gender devision
exemption_set2_2012 = exemption_set2[which(exemption_set2$RegAcadYear=="2012"),][-1][-1]
exemption_set2_2013 = exemption_set2[which(exemption_set2$RegAcadYear=="2013"),][-1][-1]
exemption_set2_2014 = exemption_set2[which(exemption_set2$RegAcadYear=="2014"),][-1][-1]
exemption_set2_2015 = exemption_set2[which(exemption_set2$RegAcadYear=="2015"),][-1][-1]
exemption_set2_2016 = exemption_set2[which(exemption_set2$RegAcadYear=="2016"),][-1][-1]
exemption_set2_2017 = exemption_set2[which(exemption_set2$RegAcadYear=="2017"),][-1][-1]

obs_exemption_male_2012 = nrow(exemption_set2_2012[which(exemption_set2_2012$Gender=="M"),])
obs_exemption_female_2012 = nrow(exemption_set2_2012[which(exemption_set2_2012$Gender=="F"),])
obs_exemption_black_2012 = nrow(exemption_set2_2012[which(exemption_set2_2012$Population.Group=="Black"),])
obs_exemption_indian_2012 = nrow(exemption_set2_2012[which(exemption_set2_2012$Population.Group=="Indian"),])
obs_exemption_white_2012 = nrow(exemption_set2_2012[which(exemption_set2_2012$Population.Group=="White"),])

obs_exemption_male_2013 = nrow(exemption_set2_2013[which(exemption_set2_2012$Gender=="M"),])
obs_exemption_female_2013 = nrow(exemption_set2_2013[which(exemption_set2_2013$Gender=="F"),])
obs_exemption_black_2013 = nrow(exemption_set2_2013[which(exemption_set2_2013$Population.Group=="Black"),])
obs_exemption_indian_2013 = nrow(exemption_set2_2013[which(exemption_set2_2013$Population.Group=="Indian"),])
obs_exemption_white_2013 = nrow(exemption_set2_2013[which(exemption_set2_2013$Population.Group=="White"),])

obs_exemption_male_2014 = nrow(exemption_set2_2014[which(exemption_set2_2014$Gender=="M"),])
obs_exemption_female_2014 = nrow(exemption_set2_2014[which(exemption_set2_2014$Gender=="F"),])
obs_exemption_black_2014 = nrow(exemption_set2_2014[which(exemption_set2_2014$Population.Group=="Black"),])
obs_exemption_indian_2014 = nrow(exemption_set2_2014[which(exemption_set2_2014$Population.Group=="Indian"),])
obs_exemption_white_2014 = nrow(exemption_set2_2014[which(exemption_set2_2014$Population.Group=="White"),])

obs_exemption_male_2015 = nrow(exemption_set2_2015[which(exemption_set2_2015$Gender=="M"),])
obs_exemption_female_2015 = nrow(exemption_set2_2015[which(exemption_set2_2015$Gender=="F"),])
obs_exemption_black_2015 = nrow(exemption_set2_2015[which(exemption_set2_2015$Population.Group=="Black"),])
obs_exemption_indian_2015 = nrow(exemption_set2_2015[which(exemption_set2_2015$Population.Group=="Indian"),])
obs_exemption_white_2015 = nrow(exemption_set2_2015[which(exemption_set2_2015$Population.Group=="White"),])

obs_exemption_male_2016 = nrow(exemption_set2_2016[which(exemption_set2_2016$Gender=="M"),])
obs_exemption_female_2016 = nrow(exemption_set2_2016[which(exemption_set2_2016$Gender=="F"),])
obs_exemption_black_2016 = nrow(exemption_set2_2016[which(exemption_set2_2016$Population.Group=="Black"),])
obs_exemption_indian_2016 = nrow(exemption_set2_2016[which(exemption_set2_2016$Population.Group=="Indian"),])
obs_exemption_white_2016 = nrow(exemption_set2_2016[which(exemption_set2_2016$Population.Group=="White"),])

obs_exemption_male_2017 = nrow(exemption_set2_2017[which(exemption_set2_2017$Gender=="M"),])
obs_exemption_female_2017 = nrow(exemption_set2_2017[which(exemption_set2_2017$Gender=="F"),])
obs_exemption_black_2017 = nrow(exemption_set2_2017[which(exemption_set2_2017$Population.Group=="Black"),])
obs_exemption_indian_2017 = nrow(exemption_set2_2017[which(exemption_set2_2017$Population.Group=="Indian"),])
obs_exemption_white_2017 = nrow(exemption_set2_2017[which(exemption_set2_2017$Population.Group=="White"),])

prop_exemption_male_2012 = number_exemption_2012_male/obs_exemption_male_2012
prop_exemption_female_2012 = number_exemption_2012_female/obs_exemption_female_2012
prop_exemption_black_2012 = number_exemption_2012_black/obs_exemption_black_2012
prop_exemption_indian_2012 = number_exemption_2012_indian/obs_exemption_indian_2012
prop_exemption_white_2012 = number_exemption_2012_white/obs_exemption_white_2012

prop_exemption_male_2013 = number_exemption_2013_male/obs_exemption_male_2013
prop_exemption_female_2013 = number_exemption_2013_female/obs_exemption_female_2013
prop_exemption_black_2013 = number_exemption_2013_black/obs_exemption_black_2013
prop_exemption_indian_2013 = number_exemption_2013_indian/obs_exemption_indian_2013
prop_exemption_white_2013 = number_exemption_2013_white/obs_exemption_white_2013

prop_exemption_male_2014 = number_exemption_2014_male/obs_exemption_male_2014
prop_exemption_female_2014 = number_exemption_2014_female/obs_exemption_female_2014
prop_exemption_black_2014 = number_exemption_2014_black/obs_exemption_black_2014
prop_exemption_indian_2014 = number_exemption_2014_indian/obs_exemption_indian_2014
prop_exemption_white_2014 = number_exemption_2014_white/obs_exemption_white_2014

prop_exemption_male_2015 = number_exemption_2015_male/obs_exemption_male_2015
prop_exemption_female_2015 = number_exemption_2015_female/obs_exemption_female_2015
prop_exemption_black_2015 = number_exemption_2015_black/obs_exemption_black_2015
prop_exemption_indian_2015 = number_exemption_2015_indian/obs_exemption_indian_2015
prop_exemption_white_2015 = number_exemption_2015_white/obs_exemption_white_2015

prop_exemption_male_2016 = number_exemption_2016_male/obs_exemption_male_2016
prop_exemption_female_2016 = number_exemption_2016_female/obs_exemption_female_2016
prop_exemption_black_2016 = number_exemption_2016_black/obs_exemption_black_2016
prop_exemption_indian_2016 = number_exemption_2016_indian/obs_exemption_indian_2016
prop_exemption_white_2016 = number_exemption_2016_white/obs_exemption_white_2016

prop_exemption_male_2017 = number_exemption_2017_male/obs_exemption_male_2017
prop_exemption_female_2017 = number_exemption_2017_female/obs_exemption_female_2017
prop_exemption_black_2017 = number_exemption_2017_black/obs_exemption_black_2017
prop_exemption_indian_2017 = number_exemption_2017_indian/obs_exemption_indian_2017
prop_exemption_white_2017 = number_exemption_2017_white/obs_exemption_white_2017

#plotting exemption graphs
year = cbind(2012,2013,2014,2015,2016,2017)

total_number_exemptions_male = cbind(number_exemption_2012_male,number_exemption_2013_male,number_exemption_2014_male,number_exemption_2015_male,number_exemption_2016_male,number_exemption_2017_male)
total_number_exemptions_female = cbind(number_exemption_2012_female,number_exemption_2013_female,number_exemption_2014_female,number_exemption_2015_female,number_exemption_2016_female,number_exemption_2017_female)
total_number_exemptions_black = cbind(number_exemption_2012_black,number_exemption_2013_black,number_exemption_2014_black,number_exemption_2015_black,number_exemption_2016_black,number_exemption_2017_black)
total_number_exemptions_indian = cbind(number_exemption_2012_indian,number_exemption_2013_indian,number_exemption_2014_indian,number_exemption_2015_indian,number_exemption_2016_indian,number_exemption_2017_indian)
total_number_exemptions_white = cbind(number_exemption_2012_white,number_exemption_2013_white,number_exemption_2014_white,number_exemption_2015_white,number_exemption_2016_white,number_exemption_2017_white)

total_prop_exemptions_male = cbind(prop_exemption_male_2012,prop_exemption_male_2013,prop_exemption_male_2014,prop_exemption_male_2015,prop_exemption_male_2016,prop_exemption_male_2017)
total_prop_exemptions_female = cbind(prop_exemption_female_2012,prop_exemption_female_2013,prop_exemption_female_2014,prop_exemption_female_2015,prop_exemption_female_2016,prop_exemption_female_2017)
total_prop_exemptions_black = cbind(prop_exemption_black_2012,prop_exemption_black_2013,prop_exemption_black_2014,prop_exemption_black_2015,prop_exemption_black_2016,prop_exemption_black_2017)
total_prop_exemptions_indian = cbind(prop_exemption_indian_2012,prop_exemption_indian_2013,prop_exemption_indian_2014,prop_exemption_indian_2015,prop_exemption_indian_2016,prop_exemption_indian_2017)
total_prop_exemptions_white = cbind(prop_exemption_white_2012,prop_exemption_white_2013,prop_exemption_white_2014,prop_exemption_white_2015,prop_exemption_white_2016,prop_exemption_white_2017)

par(mfrow=c(1,2))
plot(year, total_number_exemptions_male, type = "h", ylim=c(0, 30))
plot(year, total_prop_exemptions_male, type = "h", ylim=c(0, .8))

plot(year, total_number_exemptions_female, type = "h", ylim=c(0, 15))
plot(year, total_prop_exemptions_female, type = "h", ylim=c(0, .6))

plot(year, total_number_exemptions_black, type = "h", ylim=c(0, 10))
plot(year, total_prop_exemptions_black, type = "h", ylim=c(0, .6))

plot(year, total_number_exemptions_indian, type = "h", ylim=c(0, 10))
plot(year, total_prop_exemptions_indian, type = "h", ylim=c(0, .8))

plot(year, total_number_exemptions_white, type = "h", ylim=c(0, 25))
plot(year, total_prop_exemptions_white, type = "h", ylim=c(0, .8))



#conclusion graphs
par(mfrow=c(1,2))
plot(male_average~years,type = "p",pch=2,ylim=c(45,70))
points(female_average~years,pch=15)
points(total_average~years)

par(mfrow=c(2,2))
plot(years, total_number_exemptions_male, type = "h", ylim=c(0, 30))
plot(years, total_prop_exemptions_male, type = "h", ylim=c(0, .8))
plot(male_average~years, type = "p",pch=2,ylim=c(45,74))
plot(total_number_male~years, type = "p",pch=2, ylim=c(0,max(total_number_male)+5))

plot(years, total_number_exemptions_female, type = "h", ylim=c(0, 15))
plot(years, total_prop_exemptions_female, type = "h", ylim=c(0, .6))
plot(female_average~years, type = "p",pch=2,ylim=c(45,74))
plot(total_number_female~years, type = "p",pch=2, ylim=c(0,max(total_number_female)+5))

plot(years, total_number_exemptions_black, type = "h", ylim=c(0, 10))
plot(years, total_prop_exemptions_black, type = "h", ylim=c(0, .6))
plot(black_average~years,type = "p",pch=2,ylim=c(45,74))
plot(black_number~years,type = "p",pch=2, ylim=c(0,max(black_number)+5))

plot(years, total_number_exemptions_indian, type = "h", ylim=c(0, 10))
plot(years, total_prop_exemptions_indian, type = "h", ylim=c(0, .8))
plot(indian_average~years,type = "p",pch=2,ylim=c(45,74))
plot(indian_number~years,type = "p",pch=2, ylim=c(0,max(indian_number)+5))

plot(years, total_number_exemptions_white, type = "h", ylim=c(0, 25))
plot(years, total_prop_exemptions_white, type = "h", ylim=c(0, .8))
plot(white_average~years,type = "p",pch=2,ylim=c(45,74))
plot(white_number~years,type = "p",pch=2 , ylim=c(0,max(white_number)+5))
